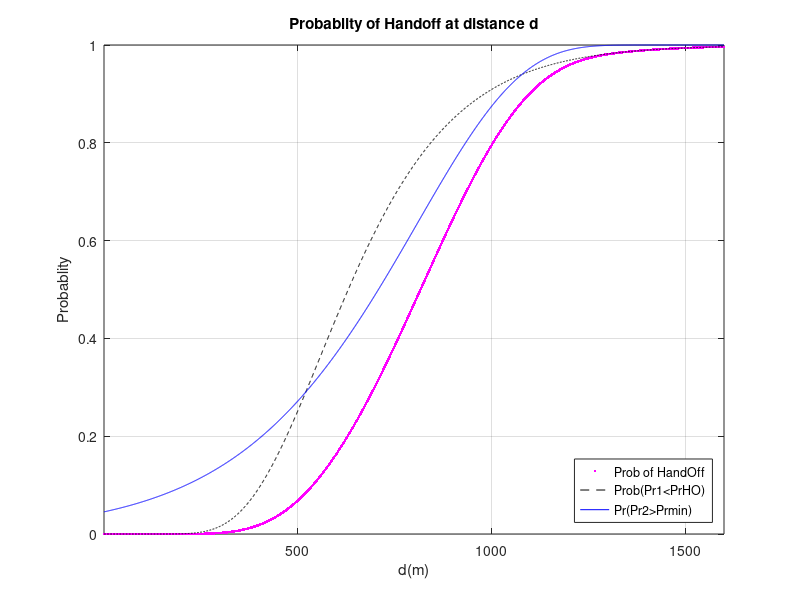

Reproduce this figure in MATLAB.
%% HW4
% Teacher : Doctor_Mohammadi
%Student-Number : [9723042]
% University: Amirkabir University of Technology

%% Q 4-25

%% Clear recent data
clc;
close all;
clear;
%% Initialization Data
clc;
n = 4; %path loss exponent
sigma = 6 ;
P0 = 0; % 1 mW
d0 = 1; %1 m
Prmin = -118 ; % W
PrHO = -112; %W

D = 1600; %Distance between BS1 and BS2 [m]
d1 = linspace(1,1600,3200); %distance from BS1

%% Forming probablity
clc;
m1 = P0 - 10*n*log10(d1/d0);
m2 = P0 - 10*n*log10((D - d1)/d0);

arg1 = (PrHO - m1)./sigma;
arg2 = (Prmin - m2)./sigma;

Prob1 = 1 - qfunc(arg1);
Prob2 = qfunc(arg2);

Prob_HoF = Prob1.*Prob2 ;

%% Plotting
clc;
figure(1)
plot(d1,Prob_HoF,'. m');hold on;
plot(d1,Prob1,'-- k');hold on;
plot(d1,Prob2,'- b');hold off;
title("Probablity of Handoff at distance d")
axis([1 1600 0 1])
xlabel ('d(m)')
ylabel('Probablity')
grid on
legend('Prob of HandOff','Prob(Pr1<PrHO)','Pr(Pr2>Prmin)','Location','southeast')











